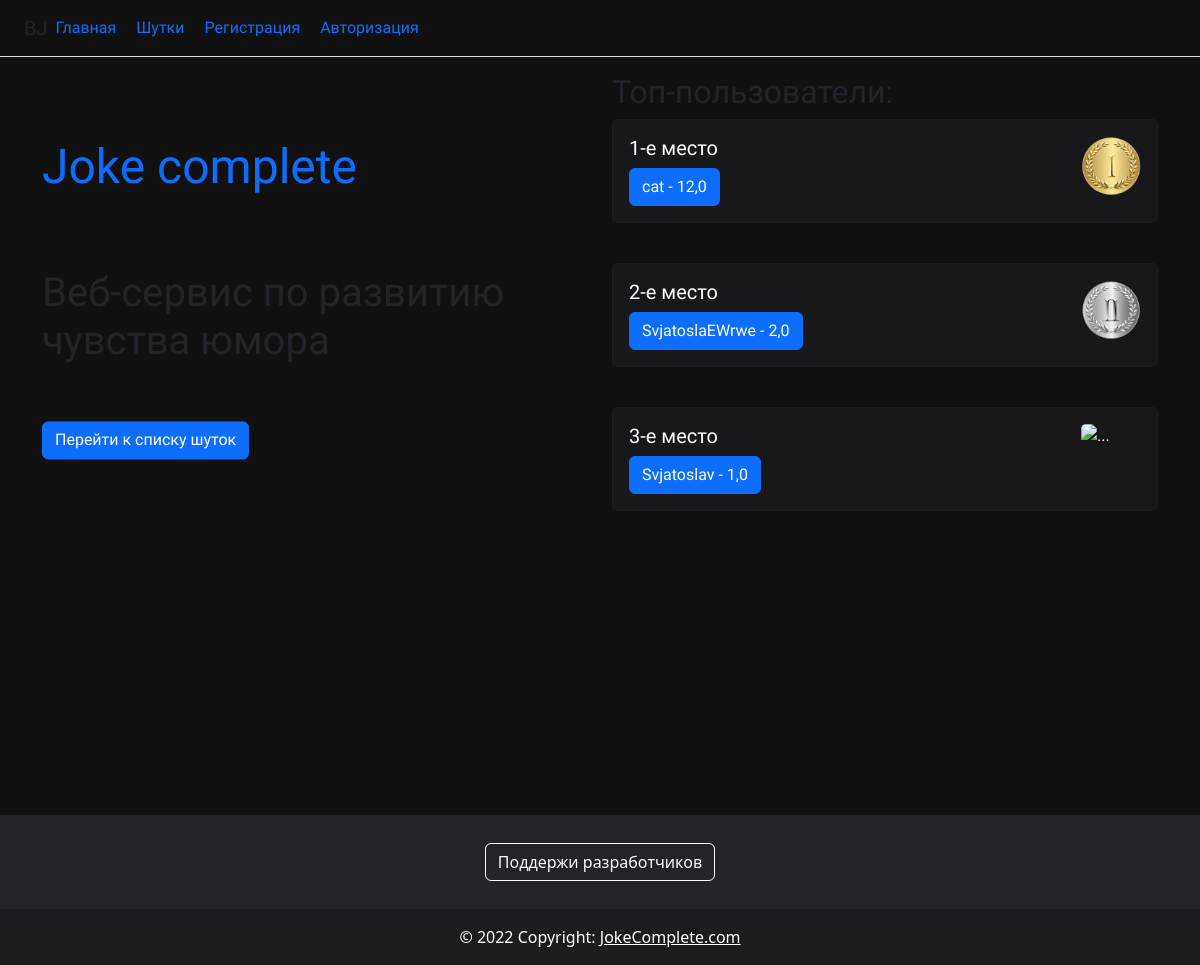
Before: / with the older database file.
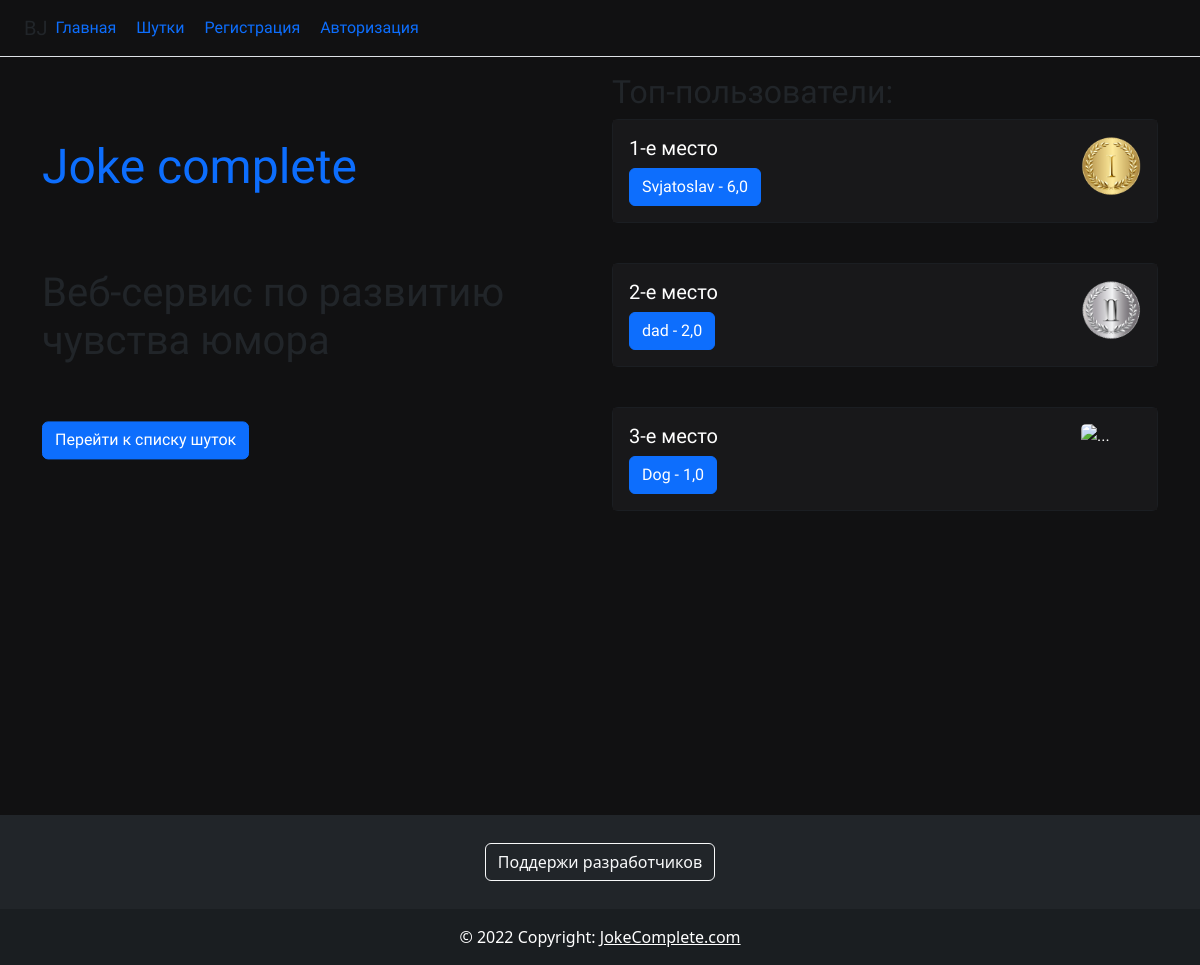
After: the same page with the newer database file.
### jokes/models.py (models this page shows, shortened)
class Profile(models.Model):
    user=models.OneToOneField(User, null=True, on_delete=models.CASCADE)
    bio=models.TextField(null=True, blank=True)
    profile_pic = models.ImageField(null=True, blank=True, upload_to="static/profile/")
    rating = models.FloatField(default = 0)

### jokes/views.py (the view)
# urls.py: path('', views.index,name='home'),
def index(request):
    profile1 = Profile.objects.order_by('-rating')[0]
    profile2 = Profile.objects.order_by('-rating')[1]
    profile3 = Profile.objects.order_by('-rating')[2]
    """Объединяет заданный шаблон с заданным контекстным словарем и возвращает
    объект HttpResponse с результирующим текстом. (содержит метаданные о запросе)"""
    return render(request, 'jokes/index.html', {'title':'Главная страничка','profiles1':profile1, 'profiles2': profile2, 'profiles3':profile3 })

### templates/jokes/index.html (shortened to what this page needs)
{% extends 'jokes/base.html' %}
{% load static %}
{% block content %}
<div class="row" style="font-family: 'Comfortaa', cursive">
<div class="col-sm-6 ">
    <h1 style="font-family: 'Comfortaa', cursive;" class="position-relative top-50 start-50 translate-middle" style="font-family: 'Comfortaa', cursive;">
    <font size="70">
    <p class="text-primary" style="font-family: 'Orbitron', sans-serif;">Joke complete</p>
    </font>
    <br>
    Веб-сервис по развитию чувства юмора <br><br>
    <a href="jokes" class="btn btn-primary">Перейти к списку шуток</a>
    </h1>
</div>
    <div class="col-sm-6">
        <h2>Топ-пользователи:</h2>
    <div class="card text-white bg-dark mb-3">
          <div class="card-body" style="background: linear-gradient(to right, rgba(24,24,26,1), rgba(24,24,26,1))">
              <img src="static/gold.png" class="card-img-top float-end" alt="..." style="width: 60px; height: 60px;">
            <h5 class="card-title">1-е место</h5>
            {% if user ==  profiles1.user%}
                <a href="{% url 'user_profile'%}" class="btn btn-primary">{{ profiles1.user }} - {{profiles1.rating}}</a>
            {% else %}
                <a href="{% url 'profile_info' profiles1.user.id %}" class="btn btn-primary">{{ profiles1.user }} - {{profiles1.rating}}</a>
            {% endif %}
          </div>
  </div>
    <br>
    <div class="card text-white bg-dark mb-3">
          <div class="card-body" style="background: linear-gradient(to right, rgba(24,24,26,1), rgba(24,24,26,1))">
              <img src="static/silver.png" class="card-img-top float-end" alt="..." style="width: 60px; height: 60px;">
            <h5 class="card-title">2-е место</h5>
              {% if user ==  profiles2.user%}
                  <a href="{% url 'user_profile'%}" class="btn btn-primary">{{ profiles2.user }} - {{profiles2.rating}}</a>
              {% else %}
                  <a href="{% url 'profile_info' profiles2.user.id %}" class="btn btn-primary">{{ profiles2.user }} - {{profiles2.rating}}</a>
              {% endif %}
          </div>
  </div>
    <br>
    <div class="card text-white bg-dark mb-3">
          <div class="card-body" style="background: linear-gradient(to right, rgba(24,24,26,1), rgba(24,24,26,1))">
              <img src="static/bronze.png" class="card-img-top float-end" alt="..." style="width: 60px; height: 60px;">
            <h5 class="card-title">3-е место</h5>
               {% if user ==  profiles3.user%}
                  <a href="{% url 'user_profile'%}" class="btn btn-primary">{{ profiles3.user }} - {{profiles3.rating}}</a>
              {% else %}
                  <a href="{% url 'profile_info' profiles3.user.id %}" class="btn btn-primary">{{ profiles3.user }} - {{profiles3.rating}}</a>
              {% endif %}
            </div>
  </div>
    </div>
</div>
    <br>
    <br>
    <br>
    <br>
    <br>
    <br>
    <br>
    <br>
    <br>
    <br>
    <br>
    <br>
{% endblock %}

Changed rows visible on the page:
no longer on this page (row edited): Profile: user "cat", rating "12,0"
now on this page (row edited): Profile: user "Svjatoslav", rating "6,0"
changed Profile: user "SvjatoslaEWrwe" → "dad"
changed Profile: user "Svjatoslav" → "Dog"
